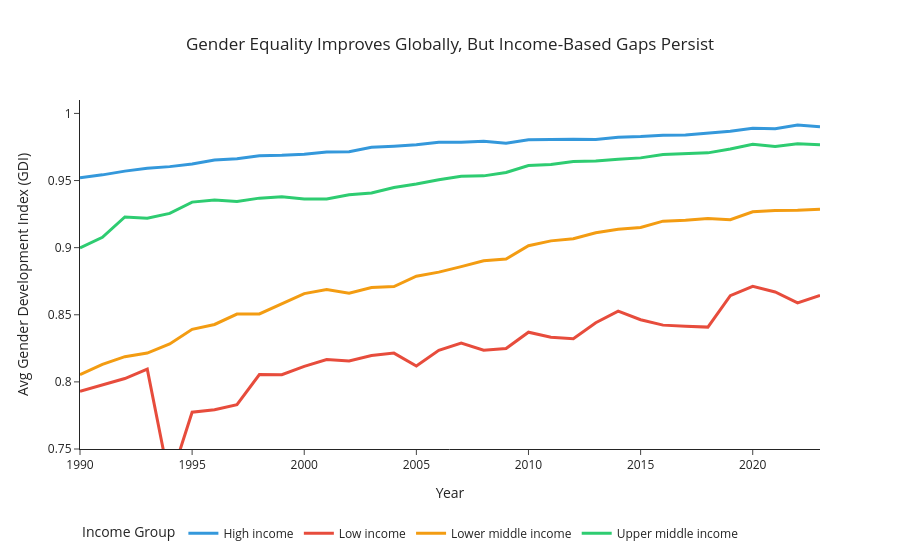

The notebook cell saved with this chart:
### Code cell
# ordering the categories for better visualization
trend_df["Income_Group"] = pd.Categorical(
    trend_df["Income_Group"],
    categories=[
        "Low income",
        "Lower middle income",
        "Upper middle income",
        "High income"
    ],
    ordered=True
)

# Create line chart
fig = px.line(
    trend_df,
    x="Year",
    y="GDI",
    color="Income_Group",
    title="Gender Equality Improves Globally, But Income-Based Gaps Persist",
    labels={
        "GDI": "Avg Gender Development Index (GDI)",
        "Year": "Year",
        "Income_Group": "Income Group"
    },
    color_discrete_map={
        "Low income": "#e74c3c",
        "Lower middle income": "#f39c12",
        "Upper middle income": "#2ecc71",
        "High income": "#3498db"
    }
)

fig.update_layout(
    template="simple_white",
    title_x=0.5,
    legend=dict(
        orientation="h",  
        y=-0.2
    )
)

# lines thicker
fig.update_traces(line=dict(width=3))

# Tighten y-axis for focus
fig.update_yaxes(range=[0.75, 1.01])


# Show chart
fig.show()

### Figure 1 — Plotly figure (JSON) as saved in the notebook; plotly's stock layout.template omitted (floating-point values rounded to 4 significant figures)
{"data": [{"hovertemplate": "Income Group=High income<br>Year=%{x}<br>Avg Gender Development Index (GDI)=%{y}<extra></extra>", "legendgroup": "High income", "line": {"color": "#3498db", "dash": "solid", "width": 3}, "marker": {"symbol": "circle"}, "mode": "lines", "name": "High income", "orientation": "v", "showlegend": true, "type": "scatter", "x": [1990, 1991, 1992, 1993, 1994, 1995, 1996, 1997, 1998, 1999, 2000, 2001, 2002, 2003, 2004, 2005, 2006, 2007, 2008, 2009, 2010, 2011, 2012, 2013, 2014, 2015, 2016, 2017, 2018, 2019, 2020, 2021, 2022, 2023], "xaxis": "x", "y": [0.9521, 0.9542, 0.957, 0.9591, 0.9604, 0.9624, 0.9654, 0.9663, 0.9685, 0.9688, 0.9697, 0.9713, 0.9715, 0.9748, 0.9756, 0.9766, 0.9785, 0.9785, 0.9793, 0.9778, 0.9804, 0.9809, 0.9808, 0.9805, 0.9822, 0.9827, 0.9837, 0.984, 0.9856, 0.9867, 0.9889, 0.9886, 0.9913, 0.99], "yaxis": "y"}, {"hovertemplate": "Income Group=Low income<br>Year=%{x}<br>Avg Gender Development Index (GDI)=%{y}<extra></extra>", "legendgroup": "Low income", "line": {"color": "#e74c3c", "dash": "solid", "width": 3}, "marker": {"symbol": "circle"}, "mode": "lines", "name": "Low income", "orientation": "v", "showlegend": true, "type": "scatter", "x": [1990, 1991, 1992, 1993, 1994, 1995, 1996, 1997, 1998, 1999, 2000, 2001, 2002, 2003, 2004, 2005, 2006, 2007, 2008, 2009, 2010, 2011, 2012, 2013, 2014, 2015, 2016, 2017, 2018, 2019, 2020, 2021, 2022, 2023], "xaxis": "x", "y": [0.793, 0.798, 0.8025, 0.8095, 0.7253, 0.7774, 0.7792, 0.783, 0.8055, 0.8053, 0.8116, 0.8167, 0.8156, 0.8196, 0.8215, 0.8119, 0.8235, 0.8289, 0.8235, 0.8248, 0.837, 0.8333, 0.8321, 0.8441, 0.8527, 0.8463, 0.8423, 0.8414, 0.8408, 0.8643, 0.8712, 0.867, 0.8589, 0.8645], "yaxis": "y"}, {"hovertemplate": "Income Group=Lower middle income<br>Year=%{x}<br>Avg Gender Development Index (GDI)=%{y}<extra></extra>", "legendgroup": "Lower middle income", "line": {"color": "#f39c12", "dash": "solid", "width": 3}, "marker": {"symbol": "circle"}, "mode": "lines", "name": "Lower middle income", "orientation": "v", "showlegend": true, "type": "scatter", "x": [1990, 1991, 1992, 1993, 1994, 1995, 1996, 1997, 1998, 1999, 2000, 2001, 2002, 2003, 2004, 2005, 2006, 2007, 2008, 2009, 2010, 2011, 2012, 2013, 2014, 2015, 2016, 2017, 2018, 2019, 2020, 2021, 2022, 2023], "xaxis": "x", "y": [0.8053, 0.813, 0.8188, 0.8215, 0.8282, 0.8392, 0.8428, 0.8505, 0.8506, 0.858, 0.8658, 0.8689, 0.8661, 0.8703, 0.8711, 0.8787, 0.8818, 0.8859, 0.8902, 0.8915, 0.9014, 0.905, 0.9067, 0.9111, 0.9137, 0.915, 0.9198, 0.9203, 0.9217, 0.9209, 0.9267, 0.9276, 0.9278, 0.9287], "yaxis": "y"}, {"hovertemplate": "Income Group=Upper middle income<br>Year=%{x}<br>Avg Gender Development Index (GDI)=%{y}<extra></extra>", "legendgroup": "Upper middle income", "line": {"color": "#2ecc71", "dash": "solid", "width": 3}, "marker": {"symbol": "circle"}, "mode": "lines", "name": "Upper middle income", "orientation": "v", "showlegend": true, "type": "scatter", "x": [1990, 1991, 1992, 1993, 1994, 1995, 1996, 1997, 1998, 1999, 2000, 2001, 2002, 2003, 2004, 2005, 2006, 2007, 2008, 2009, 2010, 2011, 2012, 2013, 2014, 2015, 2016, 2017, 2018, 2019, 2020, 2021, 2022, 2023], "xaxis": "x", "y": [0.8998, 0.9077, 0.9229, 0.9219, 0.9256, 0.9339, 0.9355, 0.9345, 0.9369, 0.938, 0.9363, 0.9363, 0.9394, 0.9407, 0.9449, 0.9474, 0.9505, 0.9531, 0.9535, 0.956, 0.9612, 0.962, 0.9641, 0.9645, 0.9659, 0.9669, 0.9693, 0.9701, 0.9706, 0.9735, 0.977, 0.9755, 0.9774, 0.9767], "yaxis": "y"}], "layout": {"legend": {"orientation": "h", "title": {"text": "Income Group"}, "tracegroupgap": 0, "y": -0.2}, "title": {"text": "Gender Equality Improves Globally, But Income-Based Gaps Persist", "x": 0.5}, "xaxis": {"anchor": "y", "domain": [0, 1], "title": {"text": "Year"}}, "yaxis": {"anchor": "x", "domain": [0, 1], "range": [0.75, 1.01], "title": {"text": "Avg Gender Development Index (GDI)"}}}}
